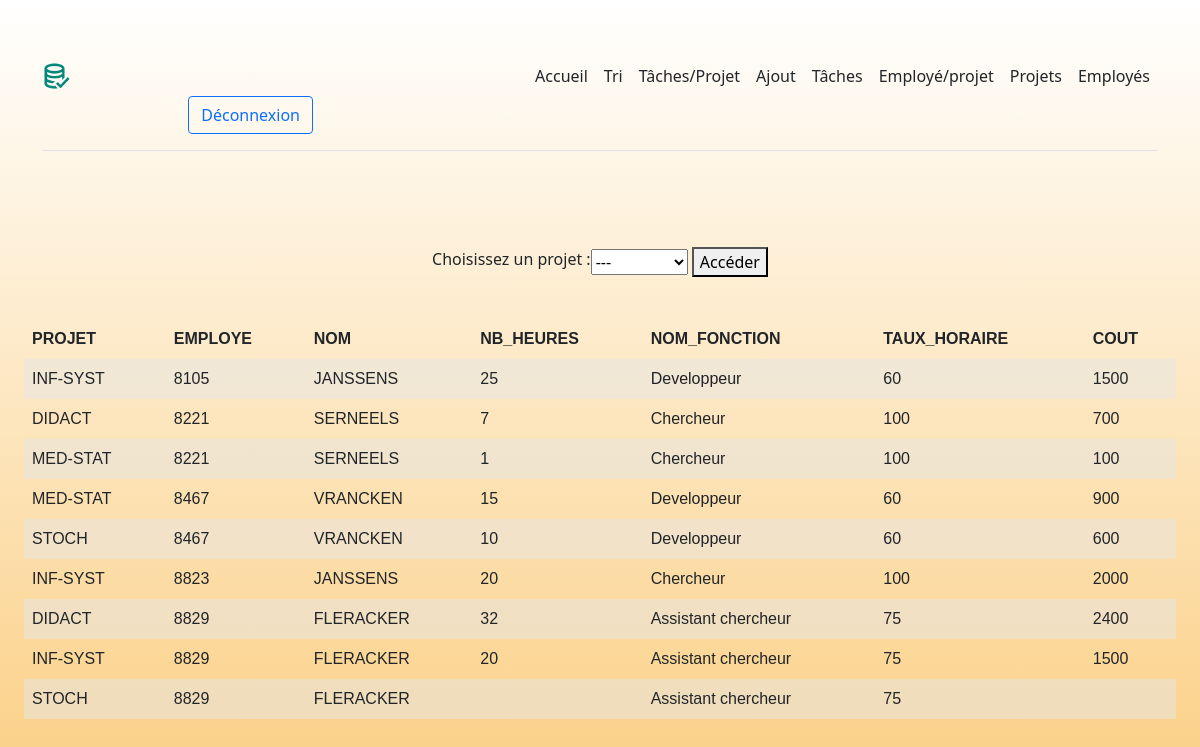
Before: /tasks_project.php (signed in) with the older database file.
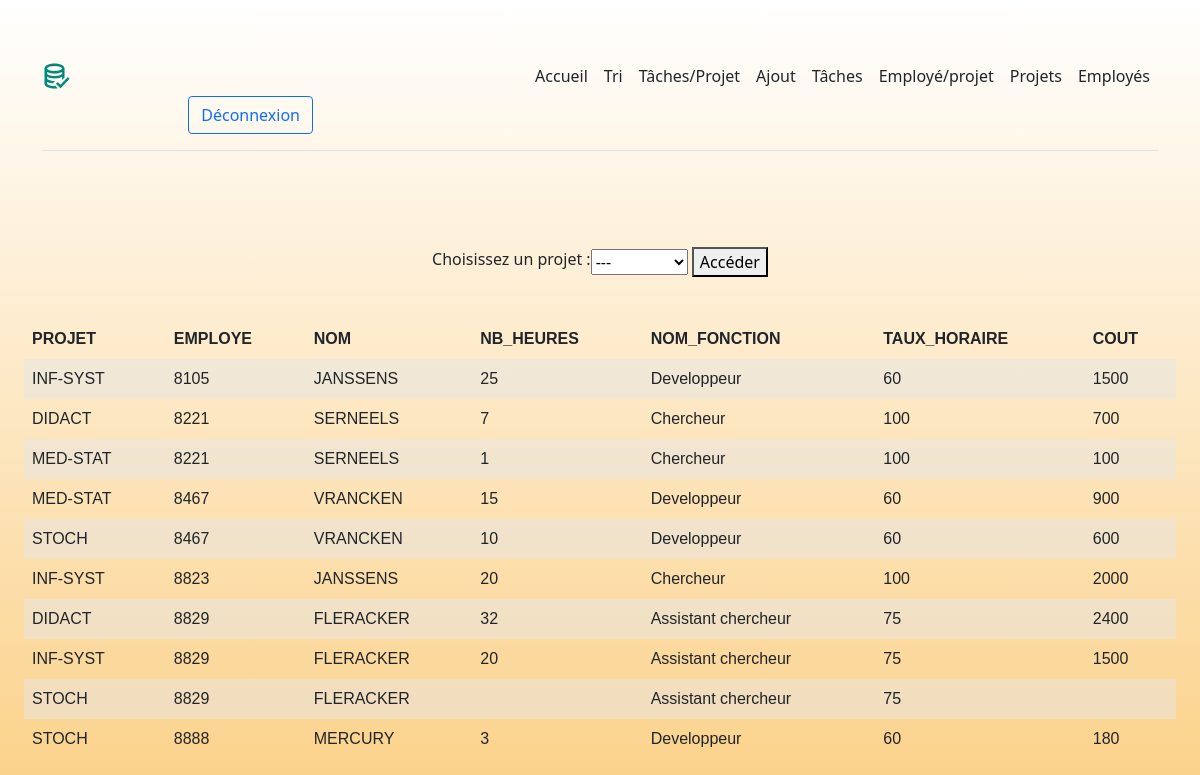
After: the same page with the newer database file.
### tables this page shows
CREATE TABLE Employe(
   NO              INTEGER UNSIGNED NOT NULL PRIMARY KEY 
  ,NOM             VARCHAR(64) NOT NULL
  ,NOM_DEPARTEMENT VARCHAR(64)
  ,NOM_FONCTION    VARCHAR(64)
  ,FOREIGN KEY (NOM_DEPARTEMENT) REFERENCES Departement(NOM)
  ,FOREIGN KEY (NOM_FONCTION) REFERENCES Fonction(NOM)
);

CREATE TABLE Tache(
  EMPLOYE INTEGER UNSIGNED NOT NULL
  ,PROJET  VARCHAR(64) NOT NULL
  ,NB_HEURES INTEGER UNSIGNED
  ,FOREIGN KEY (EMPLOYE) REFERENCES Employe(NO)
  ,FOREIGN KEY (PROJET) REFERENCES Projet(NOM)
  ,PRIMARY KEY(EMPLOYE,PROJET)
);

CREATE TABLE Fonction(
   NOM          VARCHAR(64) NOT NULL PRIMARY KEY
  ,TAUX_HORAIRE INTEGER UNSIGNED NOT NULL
);

### functions.php (the view, shortened to what this page needs)
<?php
function printTable($tuples, $columns){
    echo("<table>");
    echo("<tr>");
    foreach($columns as $column):
        echo("<th>" . $column[0] . "</th>");
    endforeach;
    echo("</tr>");
    foreach ($tuples as $tuple) :
        echo("<tr>");
        for($i=0;$i<count($tuple)/2;$i++):
            echo("<td>" . $tuple[$i] . "</td>");
        endfor;
        echo("</tr>");
    endforeach;
    echo("</table>");
}
function sqlQuery($query, $db){
  try {
    if($db->inTransaction()):
      die("Base de données déjà en transaction");
    else:
      $db->beginTransaction();
      $statement = $db->prepare($query);
      $statement->execute();
      $db->commit();
      return $statement->fetchAll();
    endif;
  } catch (\PDOException $e) {
    $db->rollBack();
    die($e->getMessage());
  }
}
?>

### tasks_project.php (shortened to what this page needs)
<!DOCTYPE html>
<html>
  <head>
    <link href="https://cdn.jsdelivr.net/npm/bootstrap@5.1.3/dist/css/bootstrap.min.css" rel="stylesheet">
    <link rel="stylesheet" href="index.css">
  </head>
  <body>
    <?php
      if(isset($_SESSION['user'])):
        require __DIR__ . '/functions.php';
        include("header.php");
        include("PDO.php");
    ?>
    <div class="px-4 py-5 my-5">
      <div class="d-flex justify-content-center">
        <p>Choisissez un projet : </p>
        <form action ='tasks_project.php' method = 'POST'>
          <select name="projet" id="projet-select">
              <option value="NULL">---</option>
          </select>
        <button type="submit">Accéder</button>
        </form>
        <br><br><br>
      </div>
      <div class="justify-content-center">
        <?php
          if(isset($_POST["projet"]) && ($_POST["projet"] != "NULL")):
          ?>
            <p>Tâches relatives au projet <?php echo($_POST["projet"]);?> :</p>
          <?php
            $tasks = sqlQuery('SELECT T.PROJET, T.EMPLOYE, E.NOM, T.NB_HEURES, E.NOM_FONCTION, F.TAUX_HORAIRE, F.TAUX_HORAIRE*T.NB_HEURES FROM Employe E INNER JOIN Tache T ON T.EMPLOYE = E.NO INNER JOIN Fonction F ON E.NOM_FONCTION = F.NOM WHERE T.PROJET = "' . $_POST["projet"] . '"', $db);
            $columns = array(array("PROJET"),array("EMPLOYE"),array("NOM"),array("NB_HEURES"),array("NOM_FONCTION"),array("TAUX_HORAIRE"),array("COUT"));
            printTable($tasks, $columns);
          else:
            $tasks = sqlQuery('SELECT T.PROJET, T.EMPLOYE, E.NOM, T.NB_HEURES, E.NOM_FONCTION, F.TAUX_HORAIRE, F.TAUX_HORAIRE*T.NB_HEURES FROM Employe E INNER JOIN Tache T ON T.EMPLOYE = E.NO INNER JOIN Fonction F ON E.NOM_FONCTION = F.NOM', $db);
            $columns = array(array("PROJET"),array("EMPLOYE"),array("NOM"),array("NB_HEURES"),array("NOM_FONCTION"),array("TAUX_HORAIRE"),array("COUT"));
            printTable($tasks, $columns);
          endif;
        ?>
      </div>
    </div>
    <?php
      else:
        header("Location:login.php");
      endif;
    ?>
  </body>
</html>

### header.php
<div class="container">
  <header class="d-flex flex-wrap align-items-center justify-content-center justify-content-md-between py-3 mb-4 border-bottom">
    <a href="./home.php" class="d-flex align-items-center col-md-3 mb-2 mb-md-0 text-dark text-decoration-none">
      <img src="./img/logo.png" alt="logo" width="30">
    </a>
    <ul class="nav col-12 col-md-auto mb-2 justify-content-center mb-md-0">
      <li><a href="./home.php" class="nav-link px-2 link-dark">Accueil</a></li>
      <li><a href="./search.php" class="nav-link px-2 link-dark">Tri</a></li>
      <li><a href="./tasks_project.php" class="nav-link px-2 link-dark">Tâches/Projet</a></li>
      <li><a href="./add.php" class="nav-link px-2 link-dark">Ajout</a></li>
      <li><a href="./tasks_management.php" class="nav-link px-2 link-dark">Tâches</a></li>
      <li><a href="./employe_project.php" class="nav-link px-2 link-dark">Employé/projet</a></li>
      <li><a href="./projects.php" class="nav-link px-2 link-dark">Projets</a></li>
      <li><a href="./employes.php" class="nav-link px-2 link-dark">Employés</a></li>
    </ul>
    <div class="col-md-3 text-end">
      <a href="./logout.php"><button type="button" class="btn btn-outline-primary me-2">Déconnexion</button></a>
    </div>
  </header>
</div>

### index.css (style rules this page uses)
body { padding-top: 40px; background: -webkit-gradient(linear, left top, left bottom, from(#fff), to(rgba(246, 156, 0, 0.499))) fixed; }

### functions.php (style rules this page uses)
table { font-family: arial, sans-serif; border-collapse: collapse; width: 100%; }
td, th { text-align: left; padding: 8px; }
tr:nth-child(even) { background-color: rgba(230,230,230,0.5); }

Changed rows visible on the page:
added employe: tache.PROJET "STOCH", tache.EMPLOYE "8888", NOM "MERCURY", tache.NB_HEURES "3", NOM_FONCTION "Developpeur", NOM_FONCTION.TAUX_HORAIRE "60", i "180"
